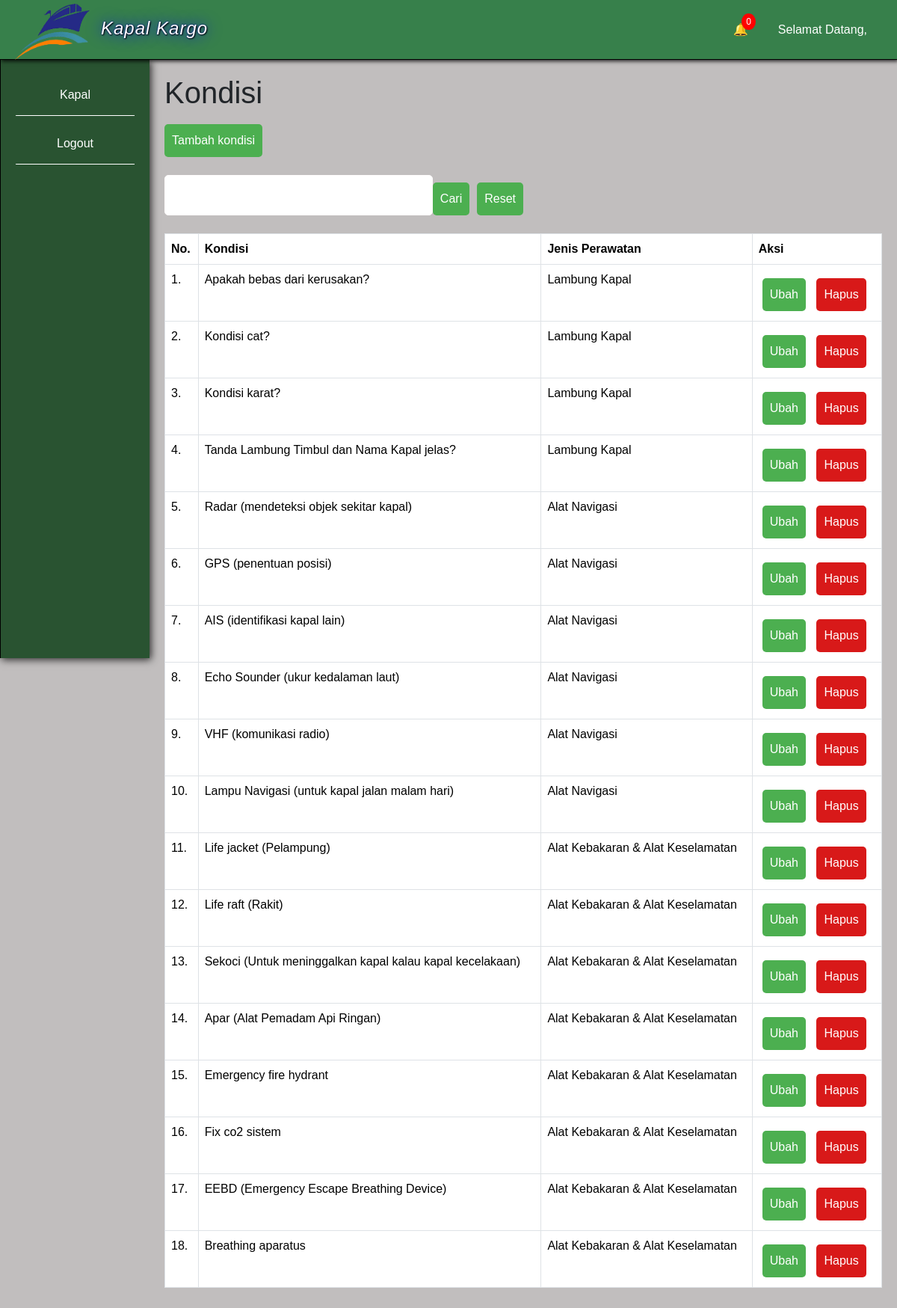
/kondisi.php (signed in), run on the app's committed database.
### tables this page shows
CREATE TABLE `kondisi` (
  `id_kondisi` int(11) NOT NULL,
  `kondisi` text NOT NULL,
  `id_jenis_perawatan` int(11) NOT NULL
);

CREATE TABLE `jenis_perawatan` (
  `id_jenis_perawatan` int(11) NOT NULL,
  `jenis_perawatan` varchar(100) NOT NULL
);

### kondisi.php (the view, shortened to what this page needs)
<?php
    include 'koneksi.php';
    $kondisi = mysqli_query($conn, "SELECT * FROM kondisi INNER JOIN jenis_perawatan ON kondisi.id_jenis_perawatan = jenis_perawatan.id_jenis_perawatan");
?>
<!doctype html>
<html lang="en">
  <head>
    <link href="https://cdn.jsdelivr.net/npm/bootstrap@5.3.3/dist/css/bootstrap.min.css" rel="stylesheet">
    <link rel="stylesheet" href="style.css">
  </head>
  <body>
  <?php include 'top-side-bar.php'; ?>
    <div class="main">
    <h1>Kondisi</h1>
        <a href="tambah_kondisi.php" class="btn">Tambah kondisi</a>
        <br>
        <br>
        <form method="post" style="display: flex; flex-direction: row; width: 50%;">
            <input type="text" id="cari" name="cari" class="input" required>
            <button type="submit" name="btnCari" class="btn">Cari</button>
            <a href="kondisi.php" class="btn" style="margin-left: 10px;">Reset</a>
        </form>
        <br>
        <table class="table table-bordered">
            <thead>
                <tr>
                    <th>No.</th>
                    <th>Kondisi</th>
                    <th>Jenis Perawatan</th>
                    <th>Aksi</th>
                </tr>
            </thead>
            <tbody>
                <?php $i = 1; ?>
                <?php foreach ($kondisi as $data_kondisi) : ?>
                    <tr>
                        <td><?= $i++; ?>.</td>
                        <td><?= $data_kondisi['kondisi']; ?></td>
                        <td><?= $data_kondisi['jenis_perawatan']; ?></td>
                        <td>
                            <a href="ubah_kondisi.php?id_kondisi=<?= $data_kondisi['id_kondisi']; ?>" class="btn margin-5px">Ubah</a>
                            <a onclick="return confirm('Apakah Anda yakin ingin menghapus kondisi <?= $data_kondisi['kondisi']; ?>?')" href="hapus_kondisi.php?id_kondisi=<?= $data_kondisi['id_kondisi']; ?>" class="btn margin-5px bg-red">Hapus</a>
                        </td>
                    </tr>
                <?php endforeach ?>
            </tbody>
        </table>
    </div>
  </body>
</html>

### style.css (style rules this page uses)
body { font-family: Arial, sans-serif; background-color: #c1bebe; margin: 0; }
.input { padding: 10px; border: 1px solid #fffcfc; border-radius: 5px; font-size: 16px; width: 100%; }
.margin-5px { margin: 5px; }
.btn { margin-top: 10px; display: inline-block; padding: 10px; border: none; border-radius: 5px; background-color: #4CAF50; color: #fff; font-size: 16px; cursor: pointer; text-decoration: none; }
.bg-red { background-color: rgb(216, 25, 25); }
.main { padding-left: 220px; padding-right: 20px; padding-bottom: 20px; padding-top: 100px; }

### data on the page
kondisi: kondisi "Apakah bebas dari kerusakan?", id_jenis_perawatan.jenis_perawatan "Lambung Kapal"
kondisi: kondisi "Kondisi cat?", id_jenis_perawatan.jenis_perawatan "Lambung Kapal"
kondisi: kondisi "Kondisi karat?", id_jenis_perawatan.jenis_perawatan "Lambung Kapal"
kondisi: kondisi "Tanda Lambung Timbul dan Nama Kapal jelas?", id_jenis_perawatan.jenis_perawatan "Lambung Kapal"
kondisi: kondisi "Radar (mendeteksi objek sekitar kapal)", id_jenis_perawatan.jenis_perawatan "Alat Navigasi"
kondisi: kondisi "GPS (penentuan posisi)", id_jenis_perawatan.jenis_perawatan "Alat Navigasi"
kondisi: kondisi "AIS (identifikasi kapal lain)", id_jenis_perawatan.jenis_perawatan "Alat Navigasi"
kondisi: kondisi "Echo Sounder (ukur kedalaman laut)", id_jenis_perawatan.jenis_perawatan "Alat Navigasi"
kondisi: kondisi "VHF (komunikasi radio)", id_jenis_perawatan.jenis_perawatan "Alat Navigasi"
kondisi: kondisi "Lampu Navigasi (untuk kapal jalan malam hari)", id_jenis_perawatan.jenis_perawatan "Alat Navigasi"
kondisi: kondisi "Life jacket (Pelampung)", id_jenis_perawatan.jenis_perawatan "Alat Kebakaran & Alat Keselamatan"
kondisi: kondisi "Life raft (Rakit)", id_jenis_perawatan.jenis_perawatan "Alat Kebakaran & Alat Keselamatan"
kondisi: kondisi "Sekoci (Untuk meninggalkan kapal kalau kapal kecelakaan)", id_jenis_perawatan.jenis_perawatan "Alat Kebakaran & Alat Keselamatan"
kondisi: kondisi "Apar (Alat Pemadam Api Ringan)", id_jenis_perawatan.jenis_perawatan "Alat Kebakaran & Alat Keselamatan"
kondisi: kondisi "Emergency fire hydrant", id_jenis_perawatan.jenis_perawatan "Alat Kebakaran & Alat Keselamatan"
kondisi: kondisi "Fix co2 sistem", id_jenis_perawatan.jenis_perawatan "Alat Kebakaran & Alat Keselamatan"
kondisi: kondisi "EEBD (Emergency Escape Breathing Device)", id_jenis_perawatan.jenis_perawatan "Alat Kebakaran & Alat Keselamatan"
kondisi: kondisi "Breathing aparatus", id_jenis_perawatan.jenis_perawatan "Alat Kebakaran & Alat Keselamatan"
